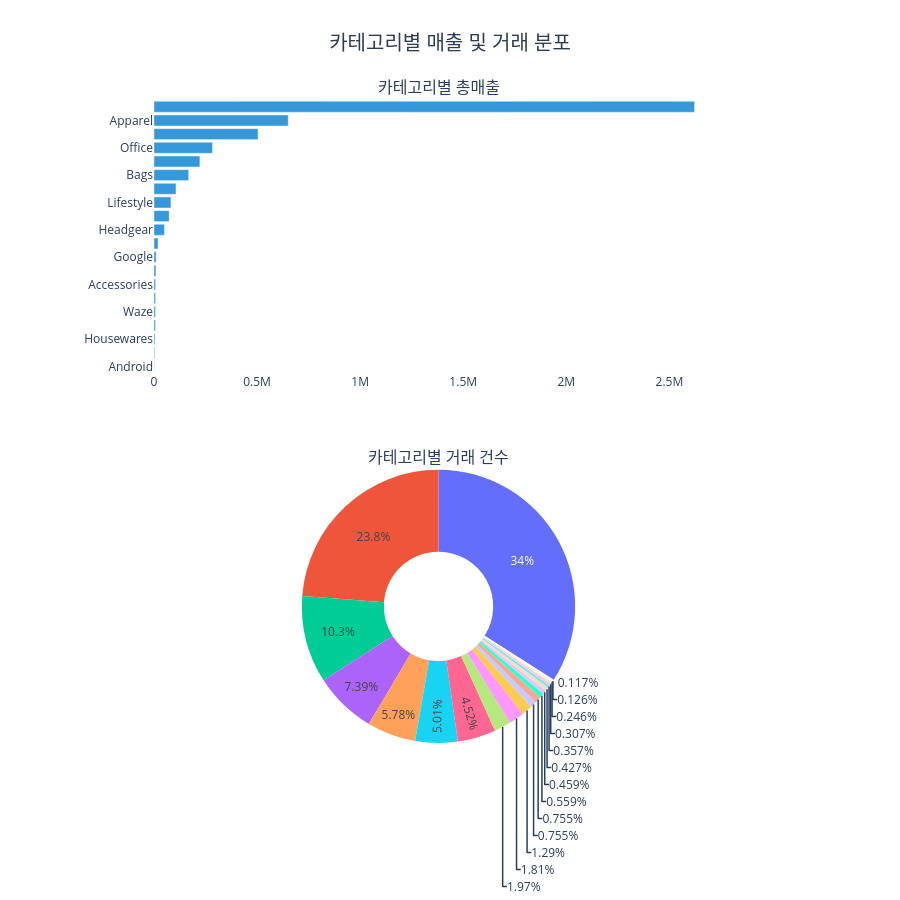

The code cell stored with this chart in its notebook:
### Code cell
cat = cat.sort_values('총매출', ascending=True) 

fig = make_subplots(
    rows=2, cols=1,
    subplot_titles=['카테고리별 총매출', '카테고리별 거래 건수'],
    specs=[[{'type': 'bar'}], [{'type': 'pie'}]],
    vertical_spacing=0.15
)

fig.add_trace(go.Bar(
    x=cat['총매출'], y=cat['제품카테고리'],
    orientation='h', marker_color='#3498db', name='총매출'
), row=1, col=1)

fig.add_trace(go.Pie(
    labels=cat['제품카테고리'], values=cat['거래건수'],
    hole=0.4, name='거래건수'
), row=2, col=1)

fig.update_layout(
    title=dict(text='카테고리별 매출 및 거래 분포', x=0.5, xanchor='center',
               font=dict(size=20, color='#2c3e50')),
    plot_bgcolor='white',
    showlegend=False,
    height=900
)

fig.show()

### Figure 1 — Plotly figure (JSON) as saved in the notebook; plotly's stock layout.template omitted (floating-point values rounded to 4 significant figures)
{"data": [{"marker": {"color": "#3498db"}, "name": "총매출", "orientation": "h", "type": "bar", "x": [750.0, 3313.0, 4985.0, 6667.0, 6953.0, 7114.0, 7412.0, 9197.0, 10360.0, 19450.0, 50400.0, 73340.0, 82040.0, 106600.0, 168000.0, 222500.0, 283500.0, 504600.0, 651000.0, 2622000.0], "xaxis": "x", "y": ["Android", "More Bags", "Housewares", "Bottles", "Waze", "Fun", "Accessories", "Backpacks", "Google", "Gift Cards", "Headgear", "Nest-Canada", "Lifestyle", "Notebooks & Journals", "Bags", "Drinkware", "Office", "Nest", "Apparel", "Nest-USA"], "yaxis": "y"}, {"domain": {"x": [0.0, 1.0], "y": [0.0, 0.425]}, "hole": 0.4, "labels": ["Android", "More Bags", "Housewares", "Bottles", "Waze", "Fun", "Accessories", "Backpacks", "Google", "Gift Cards", "Headgear", "Nest-Canada", "Lifestyle", "Notebooks & Journals", "Bags", "Drinkware", "Office", "Nest", "Apparel", "Nest-USA"], "name": "거래건수", "type": "pie", "values": [43, 40, 122, 258, 442, 146, 191, 84, 105, 157, 674, 258, 1712, 620, 1545, 2524, 3526, 1974, 8129, 11626]}], "layout": {"annotations": [{"font": {"size": 16}, "showarrow": false, "text": "카테고리별 총매출", "x": 0.5, "xanchor": "center", "xref": "paper", "y": 1.0, "yanchor": "bottom", "yref": "paper"}, {"font": {"size": 16}, "showarrow": false, "text": "카테고리별 거래 건수", "x": 0.5, "xanchor": "center", "xref": "paper", "y": 0.425, "yanchor": "bottom", "yref": "paper"}], "height": 900, "plot_bgcolor": "white", "showlegend": false, "title": {"font": {"color": "#2c3e50", "size": 20}, "text": "카테고리별 매출 및 거래 분포", "x": 0.5, "xanchor": "center"}, "xaxis": {"anchor": "y", "domain": [0.0, 1.0]}, "yaxis": {"anchor": "x", "domain": [0.575, 1.0]}}}
